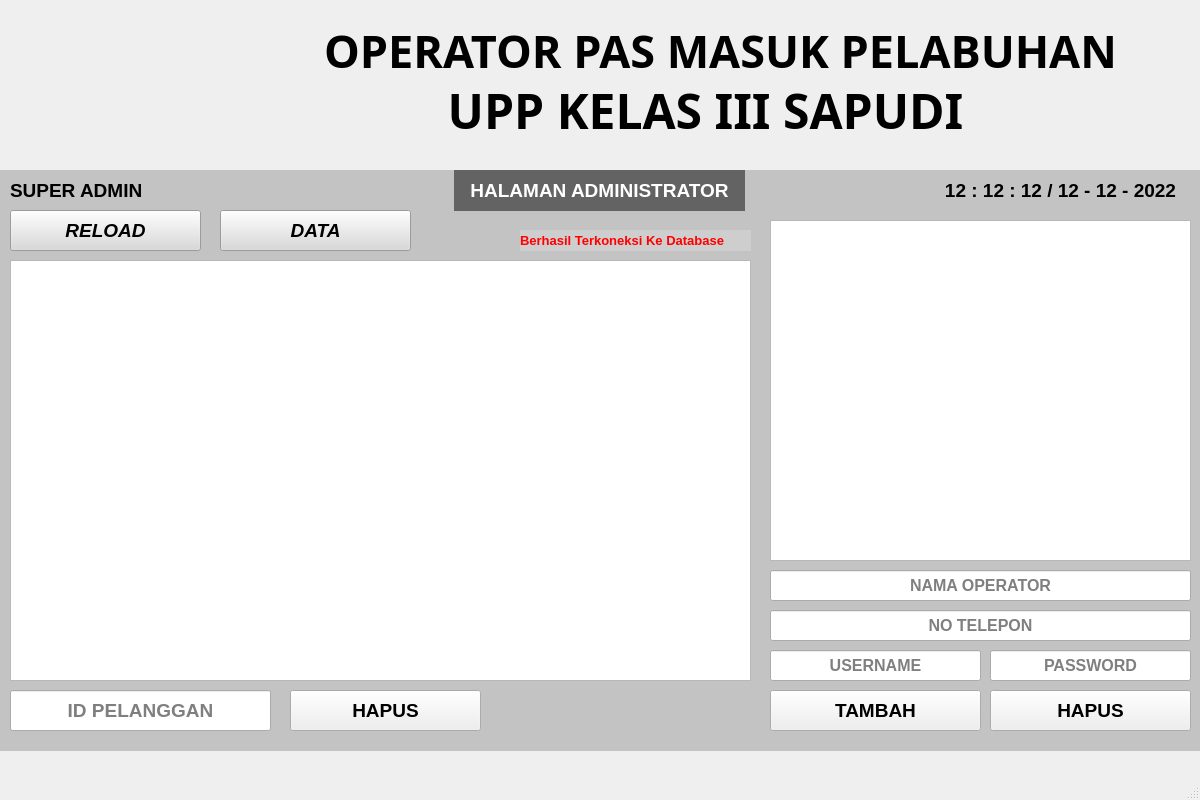
<?xml version="1.0" encoding="UTF-8"?>
<ui version="4.0">
 <class>MainWindow</class>
 <widget class="QMainWindow" name="MainWindow">
  <property name="geometry">
   <rect>
    <x>0</x>
    <y>0</y>
    <width>1200</width>
    <height>800</height>
   </rect>
  </property>
  <property name="mouseTracking">
   <bool>false</bool>
  </property>
  <property name="windowTitle">
   <string>MainWindow</string>
  </property>
  <widget class="QWidget" name="centralwidget">
   <widget class="QLabel" name="header1">
    <property name="geometry">
     <rect>
      <x>250</x>
      <y>10</y>
      <width>941</width>
      <height>81</height>
     </rect>
    </property>
    <property name="font">
     <font>
      <family>Arial Black</family>
      <pointsize>34</pointsize>
      <weight>75</weight>
      <bold>true</bold>
     </font>
    </property>
    <property name="text">
     <string>OPERATOR PAS MASUK PELABUHAN</string>
    </property>
    <property name="alignment">
     <set>Qt::AlignCenter</set>
    </property>
    <property name="margin">
     <number>0</number>
    </property>
   </widget>
   <widget class="QLabel" name="header2">
    <property name="geometry">
     <rect>
      <x>390</x>
      <y>70</y>
      <width>631</width>
      <height>81</height>
     </rect>
    </property>
    <property name="font">
     <font>
      <family>Arial Black</family>
      <pointsize>36</pointsize>
      <weight>75</weight>
      <bold>true</bold>
     </font>
    </property>
    <property name="text">
     <string>UPP KELAS III SAPUDI</string>
    </property>
    <property name="alignment">
     <set>Qt::AlignCenter</set>
    </property>
    <property name="margin">
     <number>0</number>
    </property>
   </widget>
   <widget class="QLabel" name="background1">
    <property name="geometry">
     <rect>
      <x>0</x>
      <y>170</y>
      <width>1200</width>
      <height>581</height>
     </rect>
    </property>
    <property name="styleSheet">
     <string notr="true">background-color: rgb(195, 195, 195);</string>
    </property>
    <property name="text">
     <string/>
    </property>
   </widget>
   <widget class="QLabel" name="logo">
    <property name="geometry">
     <rect>
      <x>20</x>
      <y>10</y>
      <width>231</width>
      <height>151</height>
     </rect>
    </property>
    <property name="styleSheet">
     <string notr="true">image: url(:/logo/logo.png);</string>
    </property>
    <property name="text">
     <string/>
    </property>
   </widget>
   <widget class="QLabel" name="klogin">
    <property name="geometry">
     <rect>
      <x>10</x>
      <y>170</y>
      <width>291</width>
      <height>41</height>
     </rect>
    </property>
    <property name="font">
     <font>
      <family>Arial</family>
      <pointsize>14</pointsize>
      <weight>75</weight>
      <bold>true</bold>
     </font>
    </property>
    <property name="text">
     <string>SUPER ADMIN</string>
    </property>
   </widget>
   <widget class="QLabel" name="waktu">
    <property name="geometry">
     <rect>
      <x>930</x>
      <y>170</y>
      <width>261</width>
      <height>41</height>
     </rect>
    </property>
    <property name="font">
     <font>
      <family>Arial</family>
      <pointsize>14</pointsize>
      <weight>75</weight>
      <bold>true</bold>
     </font>
    </property>
    <property name="text">
     <string>12 : 12 : 12 / 12 - 12 - 2022</string>
    </property>
    <property name="alignment">
     <set>Qt::AlignCenter</set>
    </property>
   </widget>
   <widget class="QLabel" name="keterangan">
    <property name="geometry">
     <rect>
      <x>454</x>
      <y>170</y>
      <width>291</width>
      <height>41</height>
     </rect>
    </property>
    <property name="font">
     <font>
      <family>Arial</family>
      <pointsize>14</pointsize>
      <weight>75</weight>
      <bold>true</bold>
     </font>
    </property>
    <property name="styleSheet">
     <string notr="true">background-color: rgb(99, 99, 99);
color: white;
</string>
    </property>
    <property name="text">
     <string>HALAMAN ADMINISTRATOR</string>
    </property>
    <property name="alignment">
     <set>Qt::AlignCenter</set>
    </property>
   </widget>
   <widget class="QTableWidget" name="tpelanggan">
    <property name="geometry">
     <rect>
      <x>10</x>
      <y>260</y>
      <width>741</width>
      <height>421</height>
     </rect>
    </property>
   </widget>
   <widget class="QTableWidget" name="tadministrator">
    <property name="geometry">
     <rect>
      <x>770</x>
      <y>220</y>
      <width>421</width>
      <height>341</height>
     </rect>
    </property>
   </widget>
   <widget class="QPushButton" name="bhapus">
    <property name="geometry">
     <rect>
      <x>290</x>
      <y>690</y>
      <width>191</width>
      <height>41</height>
     </rect>
    </property>
    <property name="font">
     <font>
      <family>Arial</family>
      <pointsize>14</pointsize>
      <weight>75</weight>
      <bold>true</bold>
     </font>
    </property>
    <property name="text">
     <string>HAPUS</string>
    </property>
   </widget>
   <widget class="QPushButton" name="breload">
    <property name="geometry">
     <rect>
      <x>10</x>
      <y>210</y>
      <width>191</width>
      <height>41</height>
     </rect>
    </property>
    <property name="font">
     <font>
      <family>Arial</family>
      <pointsize>14</pointsize>
      <weight>75</weight>
      <italic>true</italic>
      <bold>true</bold>
     </font>
    </property>
    <property name="styleSheet">
     <string notr="true">background-color: rgb(217, 217, 217);</string>
    </property>
    <property name="text">
     <string>RELOAD</string>
    </property>
   </widget>
   <widget class="QLineEdit" name="lnama">
    <property name="geometry">
     <rect>
      <x>770</x>
      <y>570</y>
      <width>421</width>
      <height>31</height>
     </rect>
    </property>
    <property name="font">
     <font>
      <family>Arial</family>
      <pointsize>12</pointsize>
      <weight>75</weight>
      <bold>true</bold>
     </font>
    </property>
    <property name="alignment">
     <set>Qt::AlignCenter</set>
    </property>
    <property name="placeholderText">
     <string>NAMA OPERATOR</string>
    </property>
   </widget>
   <widget class="QLineEdit" name="lnotelp">
    <property name="geometry">
     <rect>
      <x>770</x>
      <y>610</y>
      <width>421</width>
      <height>31</height>
     </rect>
    </property>
    <property name="font">
     <font>
      <family>Arial</family>
      <pointsize>12</pointsize>
      <weight>75</weight>
      <bold>true</bold>
     </font>
    </property>
    <property name="text">
     <string/>
    </property>
    <property name="alignment">
     <set>Qt::AlignCenter</set>
    </property>
    <property name="placeholderText">
     <string>NO TELEPON</string>
    </property>
   </widget>
   <widget class="QLineEdit" name="lusername">
    <property name="geometry">
     <rect>
      <x>770</x>
      <y>650</y>
      <width>211</width>
      <height>31</height>
     </rect>
    </property>
    <property name="font">
     <font>
      <family>Arial</family>
      <pointsize>12</pointsize>
      <weight>75</weight>
      <bold>true</bold>
     </font>
    </property>
    <property name="text">
     <string/>
    </property>
    <property name="alignment">
     <set>Qt::AlignCenter</set>
    </property>
    <property name="placeholderText">
     <string>USERNAME</string>
    </property>
   </widget>
   <widget class="QLineEdit" name="lpassword">
    <property name="geometry">
     <rect>
      <x>990</x>
      <y>650</y>
      <width>201</width>
      <height>31</height>
     </rect>
    </property>
    <property name="font">
     <font>
      <family>Arial</family>
      <pointsize>12</pointsize>
      <weight>75</weight>
      <bold>true</bold>
     </font>
    </property>
    <property name="alignment">
     <set>Qt::AlignCenter</set>
    </property>
    <property name="placeholderText">
     <string>PASSWORD</string>
    </property>
   </widget>
   <widget class="QPushButton" name="btambahadmin">
    <property name="geometry">
     <rect>
      <x>770</x>
      <y>690</y>
      <width>211</width>
      <height>41</height>
     </rect>
    </property>
    <property name="font">
     <font>
      <family>Arial</family>
      <pointsize>14</pointsize>
      <weight>75</weight>
      <bold>true</bold>
     </font>
    </property>
    <property name="text">
     <string>TAMBAH</string>
    </property>
   </widget>
   <widget class="QPushButton" name="bhapusadmin">
    <property name="geometry">
     <rect>
      <x>990</x>
      <y>690</y>
      <width>201</width>
      <height>41</height>
     </rect>
    </property>
    <property name="font">
     <font>
      <family>Arial</family>
      <pointsize>14</pointsize>
      <weight>75</weight>
      <bold>true</bold>
     </font>
    </property>
    <property name="text">
     <string>HAPUS</string>
    </property>
   </widget>
   <widget class="QLineEdit" name="lidpel">
    <property name="geometry">
     <rect>
      <x>10</x>
      <y>690</y>
      <width>261</width>
      <height>41</height>
     </rect>
    </property>
    <property name="font">
     <font>
      <family>Arial</family>
      <pointsize>14</pointsize>
      <weight>75</weight>
      <bold>true</bold>
     </font>
    </property>
    <property name="text">
     <string/>
    </property>
    <property name="alignment">
     <set>Qt::AlignCenter</set>
    </property>
    <property name="placeholderText">
     <string>ID PELANGGAN</string>
    </property>
   </widget>
   <widget class="QPushButton" name="bdata">
    <property name="geometry">
     <rect>
      <x>220</x>
      <y>210</y>
      <width>191</width>
      <height>41</height>
     </rect>
    </property>
    <property name="font">
     <font>
      <family>Arial</family>
      <pointsize>14</pointsize>
      <weight>75</weight>
      <italic>true</italic>
      <bold>true</bold>
     </font>
    </property>
    <property name="styleSheet">
     <string notr="true">background-color: rgb(217, 217, 217);</string>
    </property>
    <property name="text">
     <string>DATA</string>
    </property>
   </widget>
   <widget class="QLabel" name="lketerangan">
    <property name="geometry">
     <rect>
      <x>520</x>
      <y>230</y>
      <width>231</width>
      <height>21</height>
     </rect>
    </property>
    <property name="font">
     <font>
      <family>Arial</family>
      <pointsize>10</pointsize>
      <weight>75</weight>
      <bold>true</bold>
     </font>
    </property>
    <property name="styleSheet">
     <string notr="true">background-color: rgb(206, 206, 206);
color: rgb(255, 0, 0);</string>
    </property>
    <property name="text">
     <string>Berhasil Terkoneksi Ke Database</string>
    </property>
   </widget>
  </widget>
  <widget class="QMenuBar" name="menubar">
   <property name="geometry">
    <rect>
     <x>0</x>
     <y>0</y>
     <width>1200</width>
     <height>21</height>
    </rect>
   </property>
  </widget>
  <widget class="QStatusBar" name="statusbar"/>
 </widget>
 <resources>
  <include location="../3. Galih/asset/foto/logo.qrc"/>
 </resources>
 <connections/>
</ui>
